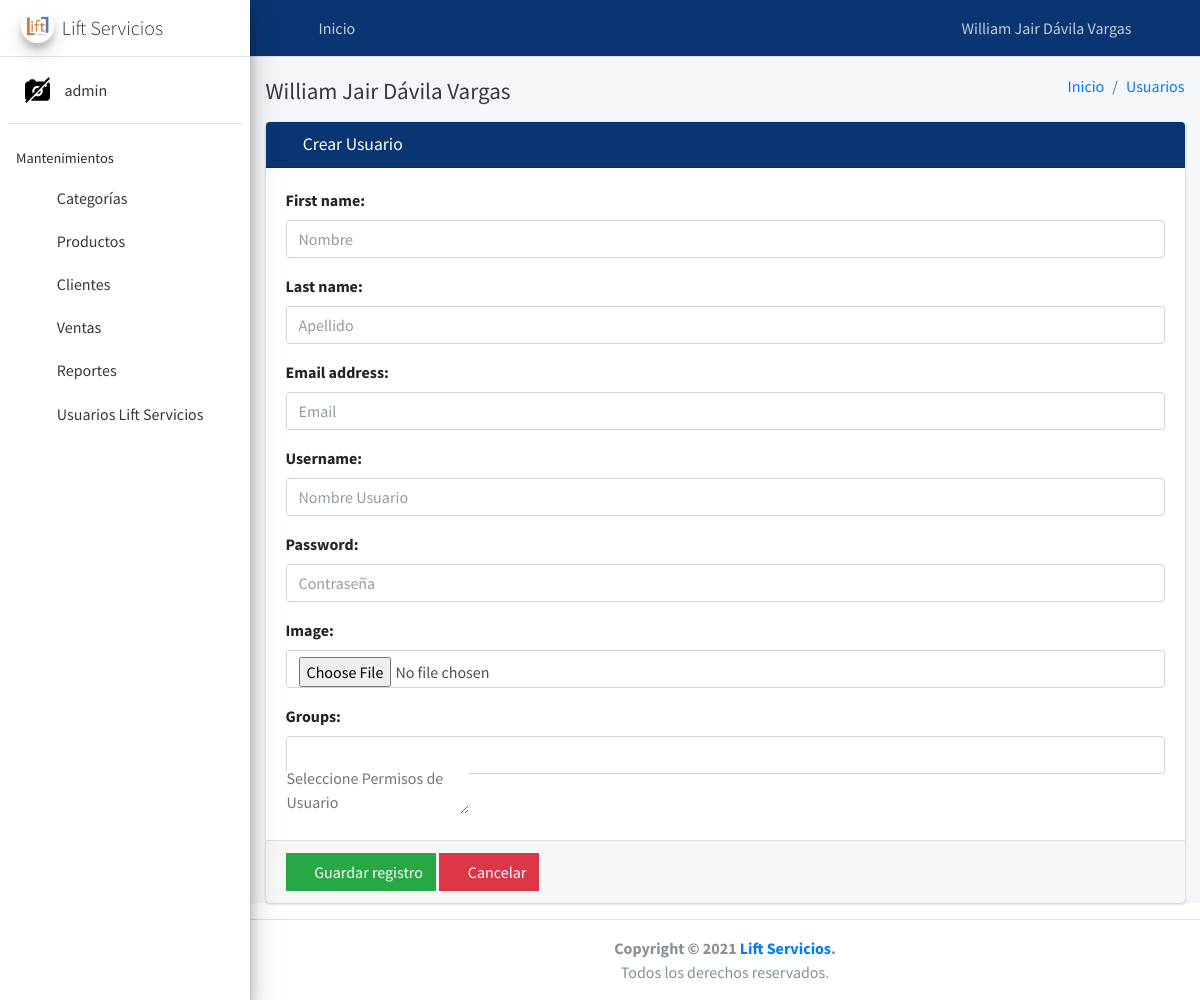
The app's page /user/add/ (signed in) with its own data.
### core/user/models.py (models this page shows, shortened)
class User(AbstractUser):
    image = models.ImageField(
        upload_to='users/%Y/%m/%d', null=True, blank=True)
    token = models.UUIDField(
        primary_key=False, editable=False, null=True, blank=True)
    def get_image(self):
        if self.image:
            return '{}{}'.format(MEDIA_URL, self.image)
        return '{}{}'.format(STATIC_URL, 'img/empty.png')

### core/user/views.py (the view, shortened to what this page needs)
# urls.py: path('add/', UserCreateView.as_view(), name='user_create'),
class UserCreateView(LoginRequiredMixin, ValidatePermissionRequiredMixin, CreateView):
    model = User
    form_class = UserForm
    template_name = 'user/create.html'
    success_url = reverse_lazy('user:user_list')
    permission_required = 'user.add_user'
    url_redirect = success_url
    def dispatch(self, request, *args, **kwargs):
        return super().dispatch(request, *args, **kwargs)
    def get_context_data(self, **kwargs):
        context = super().get_context_data(**kwargs)
        context['title'] = 'Crear Usuario'
        context['entity'] = 'Usuarios'
        context['list_url'] = self.success_url
        context['action'] = 'add'
        return context

### core/erp/mixins.py (called while the page is built)
    def get_perms(self):
        if isinstance(self.permission_required, str):
            perms = (self.permission_required,)
        else:
            perms = self.permission_required
        return perms

    def dispatch(self, request, *args, **kwargs):
        if request.user.has_perms(self.get_perms()):
            return super().dispatch(request, *args, **kwargs)
        messages.error(request, 'No tiene permiso para ingresar a este módulo')
        return HttpResponseRedirect(self.get_url_redirect())

### core/user/templates/user/create.html (shortened to what this page needs)
{% extends "form.html" %} {% load static %} {% block head_form %}
<link href="{% static 'lib/select2-4.0.13/css/select2.min.css' %}" rel="stylesheet" />
<link href="{% static 'lib/select2-4.0.13/css/select2-bootstrap4.min.css' %}" rel="stylesheet" />
{% endblock %}

### templates/vtc/body.html (shortened to what this page needs)
{% extends 'home.html' %} {% block body %}
<body class="hold-transition sidebar-mini layout-fixed">
    <div class="wrapper">
        {% include 'vtc/header.html' %}
        {% include 'vtc/sidebar.html' %}
        <div class="content-wrapper">
            <div class="content-header">
                <div class="container-fluid">
                    <div class="row">
                        <div class="col-sm-6">
                            <h1 class="m-0 text-dark"><small>{{ request.user.get_full_name }}</small></h1>
                        </div>
                        <div class="col-sm-6">
                            <ol class="breadcrumb float-sm-right">
                                <li class="breadcrumb-item"><a href="{% url 'erp:dashboard' %}">Inicio</a></li>
                                <li class="breadcrumb-item"><a href="{{ list_url }}">{{ entity }}</a></li>
                            </ol>
                        </div>
                    </div>
                </div>
            </div>
            <div class="content">
                <div class="container-fluid">
                    {% block content %} {% endblock %}
                </div>
            </div>
        </div>
        {% include 'footer.html' %}
    </div>
</body>
{% endblock %}

### templates/vtc/header.html (shortened to what this page needs)
<nav class="main-header navbar navbar-expand navbar-dark navbar-primary" style="background-color: rgba( 9, 54, 115 );">
    <ul class="navbar-nav">
        <li class="nav-item">
            <a class="nav-link" data-widget="pushmenu" href="#" role="button"><i class="fas fa-bars"></i></a>
        </li>
        <li class="nav-item d-none d-sm-inline-block">
            <a href="{% url 'erp:dashboard' %}" class="nav-link">Inicio</a>
        </li>
    </ul>
    <ul class="order-1 order-md-3 navbar-no-expand navbar-nav ml-auto">
        <li class="nav-item dropdown">
            <a class="nav-link" data-toggle="dropdown" href="#">
                <i class="fas fa-users-cog"></i> {{ request.user.first_name }} {{ request.user.last_name }}
            </a>
        </li>
        <li class="nav-item">
            <a class="nav-link" href="{% url 'logout' %}">
                <i class="fas fa-power-off" aria-hidden="true"></i>
            </a>
        </li>
    </ul>
</nav>

### templates/vtc/sidebar.html
{% load static %}
<aside class="main-sidebar sidebar-light-primary elevation-4">
    <a href="{% url 'erp:dashboard' %}" class="brand-link">
        <img src="{% static 'img/logo.png' %}" alt="AdminLTE Logo" class="brand-image img-circle elevation-3" style="opacity: .8">
        <span class="brand-text font-weight-light">Lift Servicios</span>
    </a>
    <div class="sidebar">
        <div class="user-panel mt-3 pb-3 mb-3 d-flex">
            <div class="image">
                <img src="{{ request.user.get_image }}" class="img-circle" alt="User Image">
            </div>
            <div class="info">
                <a href="#" class="d-block">{{ request.user.username }}</a>
            </div>
        </div>
        <nav class="mt-2">
            <ul class="nav nav-pills nav-sidebar flex-column" data-widget="treeview" role="menu" data-accordion="false">
                <li class="nav-header">Mantenimientos</li>
                <li class="nav-item">
                    <a href="{% url 'erp:category_list' %}" class="nav-link">
                        <i class="nav-icon fas fa-truck-loading"></i>
                        <p>
                            Categorías
                        </p>
                    </a>
                </li>
                <li class="nav-item">
                    <a href="{% url 'erp:product_list' %}" class="nav-link">
                        <i class="nav-icon fas fa-boxes"></i>
                        <p>
                            Productos
                        </p>
                    </a>
                </li>
                <li class="nav-item">
                    <a href="{% url 'erp:client_list' %}" class="nav-link">
                        <i class="nav-icon fas fa-users"></i>
                        <p>
                            Clientes
                        </p>
                    </a>
                </li>
                <li class="nav-item">
                    <a href="{% url 'erp:sale_list' %}" class="nav-link">
                        <i class="nav-icon fas fa-shopping-cart"></i>
                        <p>
                            Ventas
                        </p>
                    </a>
                </li>
                <li class="nav-item">
                    <a href="{% url 'sale_report' %}" class="nav-link">
                        <i class="nav-icon fas fa-chart-bar"></i>
                        <p>
                            Reportes
                        </p>
                    </a>
                </li>
                <li class="nav-item">
                    <a href="{% url 'user:user_list' %}" class="nav-link">
                        <i class="nav-icon fas fa-user-plus"></i>
                        <p>
                            Usuarios Lift Servicios
                        </p>
                    </a>
                </li>
            </ul>
        </nav>
    </div>
</aside>

### records on screen
User: user.first_name "William Jair", user.last_name "Dávila Vargas", user.username "admin", user.get_full_name "William Jair Dávila Vargas"

### other values on screen
{{ entity }} "Usuarios"
{{ title }} "Crear Usuario"
{{ field.label }} "First name" "Last name" "Email address" "Username" "Password" "Image" "Groups"
